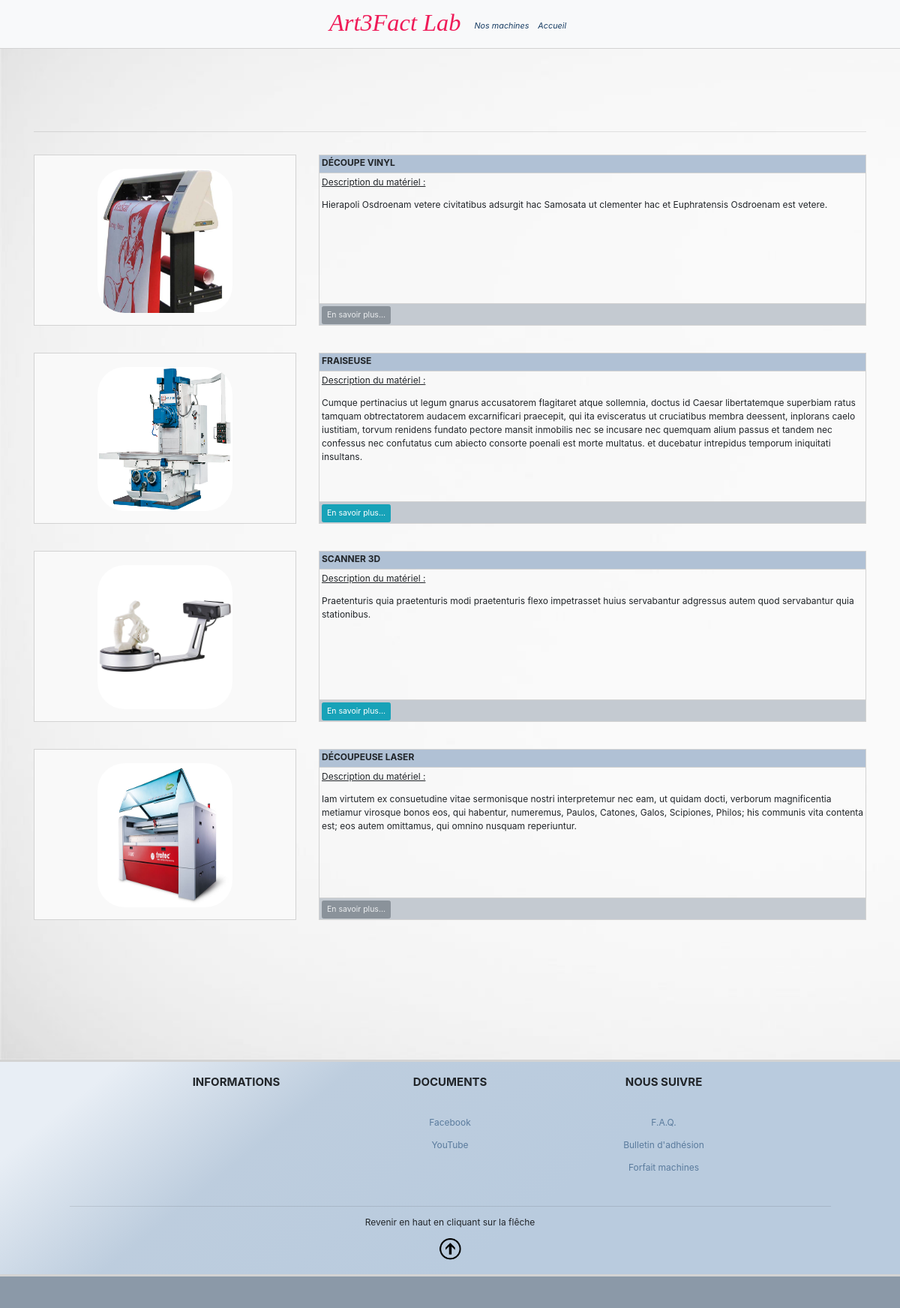
Screenshot of /index-machines.php with the database file from the repository.
### tables this page shows
CREATE TABLE `machines` (
  `id` int(11) NOT NULL,
  `image` varchar(100) NOT NULL,
  `nom` varchar(150) NOT NULL,
  `description` varchar(500) NOT NULL,
  `lien` varchar(300) NOT NULL
);

CREATE TABLE `titres` (
  `id` int(11) NOT NULL,
  `section` varchar(100) NOT NULL,
  `titre` varchar(300) NOT NULL,
  `sousTitre` varchar(300) NOT NULL,
  `background` varchar(500) NOT NULL
);

CREATE TABLE `reseauxsociaux` (
  `id` int(11) NOT NULL,
  `nom` varchar(100) NOT NULL,
  `lien` varchar(300) NOT NULL
);

CREATE TABLE `documents` (
  `id` int(11) NOT NULL,
  `nom` varchar(100) NOT NULL,
  `document` varchar(200) NOT NULL
);

### dao/machines-dao.php (called while the page is built, shortened)
<?php
function getAllMachines (){
    $bdd = connectDBS();
    $query = "SELECT * FROM `machines`
                ORDER BY id DESC";
    $res = $bdd->prepare($query);
    $res->execute();
    $tab = $res->fetchAll(PDO::FETCH_ASSOC);
    return $tab;
}
?>

### dao/titres-sections-dao.php (called while the page is built, shortened)
<?php
function getTitres($section){
$bdd = connectDBS();
$query = 'SELECT * FROM titres
          WHERE section = :section';
$res = $bdd->prepare($query);
$res->execute(array(":section" => $section));
$tab = $res->fetch(PDO::FETCH_ASSOC);
return $tab;
}
?>

### dao/reseauxsociaux-dao.php (called while the page is built, shortened)
<?php
function getAllRs(){
    $bdd = connectDBS();
    $query = 'SELECT * FROM reseauxsociaux';
    $res = $bdd->query($query);
    $tab = $res->fetchAll(PDO::FETCH_ASSOC);
    return $tab;
}
?>

### dao/documents-dao.php (called while the page is built, shortened)
<?php
function getAllDocuments(){
    $bdd = connectDBS();
    $query = 'SELECT * FROM documents';
    $res = $bdd->query($query);
    $tab = $res->fetchAll(PDO::FETCH_ASSOC);
    return $tab;
}
?>

### includes/machines.php (the view, shortened to what this page needs)
<section id="Accueil" class="container-bg<?=$sectionID?>">
    <div class="container">
        <div class="row">
            <div class="col-xl-8 col-lg-8 col-md-8 col-sm-10 col-11 text-left">
            </div>
        </div>
        <div class="row mb-4">
            <div class="col-lg-12">
                <hr>
            </div>
        </div>
        <?php
        $machines = getAllMachines();
        foreach ($machines as $key => $value) {
        $image = "img/machines/" . $value["image"];
        $nom = $value["nom"];
        $description = $value["description"];
        ?>
        <div class="row justify-content-center text-center mb-5">
            <div class="col-xl-4 col-lg-4 col-md-8">
                <div class="img-machine-bg p-4">
                    <img src="<?=$image?>" class="img-machine">
                </div>
            </div>
            <div class="col-xl-8 col-lg-8 col-md-8">
                <div class="img-machine-desc-bg text-left">
                    <div class="img-machine-desc-header p-1">
                        <h6 class="text-uppercase font-weight-bold"><?=$nom?><h6>
                    </div>
                    <div class="img-machine-desc-body p-1">
                        <p class="mb-3"><u>Description du matériel :</u><p>
                        <p><?=$description?></p>
                    </div>
                    <div class="img-machine-desc-footer">
                    <?php
                    $lien = $value["lien"];
                    if(empty($lien)) {
                        echo '<button type="button" class="btn btn-sm btn-secondary m-1" disabled>En savoir plus...</button>';
                        } else{
                        echo '<a class="btn btn-info btn-sm m-1" href="' . $lien . '" target="_blank" role="button">En savoir plus...</a>';
                    }
                    ?>
                    </div>
                </div>
            </div>
        </div>
        <?php
        }
        ?>
    </div>
</section>

### index-machines.php (shortened to what this page needs)
<!DOCTYPE html>
<html lang="fr">
<head>
    <?php
        include 'includes/header.php';
    ?>
</head>
<body>
    <?php
    $sectionID = 7;
    ?>
    <?php
    include 'includes/navbar-machines.php';
    include 'includes/machines.php';
    include 'includes/footer.php';
    ?>
</body>
</html>

### includes/header.php (shortened to what this page needs)
<link href="bootstrap/css/bootstrap.min.css" rel="stylesheet">
<link href="css/style-index.css" rel="stylesheet">
<link href="css/responsive-font.css" rel="stylesheet">

### includes/navbar-machines.php (shortened to what this page needs)
<nav class="navbar fixed-top navbar-expand-lg navbar-light bg-light" data-toggle="affix">
    <div class="mx-auto d-lg-flex">
        <a class="navbar-brand js-scroll-trigger" href="#Accueil">Art3Fact Lab</a>
        <div class="collapse navbar-collapse text-center" id="navbar">
            <ul class="navbar-nav">
                <li class="nav-item">
                    <a class="nav-link" href="">Nos machines</a>
                </li>
                <li class="nav-item">
                    <a class="nav-link" href="index.php">Accueil</a>
                </li>
            </ul>
        </div>
    </div>
</nav>

### includes/footer.php (shortened to what this page needs)
<footer id="Footer" class="footer">
    <div class="container">
        <div class="row justify-content-center">
            <div class="col-md-4 col-lg-3 mt-4 text-center">
                <?php
                $zone = "footer1";
                $texte = getTitres($zone);
                ?>
                <h5 class="font-weight-bold text-uppercase mb-5"><?=$texte["titre"]?></h5>
            </div>
            <div class="col-md-4 col-lg-3 mt-4 text-center">
                <?php
                $zone = "footer2";
                $texte = getTitres($zone);
                ?>
                <h5 class="font-weight-bold text-uppercase mb-5"><?=$texte["titre"]?></h5>
                <?php
                $documents = getAllRs();
                foreach ($documents as $key => $value) {
                $nom = $value["nom"];
                $lien = $value["lien"];
                ?>
                <a href="<?=$lien?>" target="_blank"><p><?=$nom?></p></a>
                <?php
                }
                ?>
            </div>
            <div class="col-md-4 col-lg-3 mt-4 text-center">
                <?php
                $zone = "footer3";
                $texte = getTitres($zone);
                ?>
                <h5 class="font-weight-bold text-uppercase mb-5"><?=$texte["titre"]?></h5>
                <?php
                $documents = getAllDocuments();
                foreach ($documents as $key => $value) {
                $repertoire = "docs/" . $value["document"];
                $nom = $value["nom"];
                ?>
                <a href="<?=$repertoire?>" target="_blank"><p><?=$nom?></p></a>
                <?php
                }
                ?>
            </div>
            <div class="col-md-11 col-lg-11 mt-4 mb-4 text-center">
                <hr>
                <p>Revenir en haut en cliquant sur la flêche</p>
                <a class="js-scroll-trigger" href="#Accueil">
                    <img src="img/footer/haut.png" class="img-footer" width="30rem">
                </a>
            </div>
        </div>
    </div>
    <div class="footer-copyright text-center py-4">
    </div>
</footer>

### css/style-index.css (style rules this page uses)
.container-bg1 , .container-bg2, .container-bg3, .container-bg4, .container-bg5, .container-bg6, .container-bg7 { background-size: cover; padding: 150px 0px 150px 0px; border-top: solid 1px lightgray; }
a { text-decoration: none; color: rgb(90, 123, 157); }
.navbar { border-bottom: solid 1px lightgray; }
.navbar-brand, .nav-item { font-style: italic; }
.navbar-brand { padding-top: 0px; }
.navbar-light .navbar-brand, .navbar-light .navbar-brand:hover, .navbar-light .navbar-brand:focus { color: #EF1B58; font-family: Brush Script MT, Brush Script Std, cursive; font-size: 2.7rem; }
.navbar-light .navbar-nav .nav-link { color: #163C63; font-size: 0.9rem; padding-bottom: 0px; }
.footer { border-top: solid 3px lightgray; background: linear-gradient(141deg, #e8eef5 10%, #bdcdde 30%, #b9cbde 60%); }
.footer-copyright { background-color: #8b99a8; border-top: solid 3px lightgray; }
.img-footer { transition: 1s; }
.img-machine-bg { background-color: #f9f9f9; border: solid 1px lightgray; height: 19rem; }
.img-machine-desc-bg { border: solid 1px lightgray; height: 19rem; overflow-y: auto; }
.img-machine-desc-header { background-color: #b0c1d5; overflow-y: auto; height: 2rem; border-bottom: solid 1px lightgray; }
.img-machine-desc-body { overflow-y: auto; height: 14.4rem; }
.img-machine-desc-footer { border-top: solid 1px lightgray; background-color: #c4cad1; overflow-y: auto; height: 2.5rem; }
.img-machine { width: 15rem; height: 16rem; border-radius: 3rem; transition: 1s; }

### rows the page displays
machines: image (picture), nom "DÉCOUPE VINYL", description "Hierapoli Osdroenam vetere civitatibus adsurgit hac Samosata ut clementer hac et Euphratensis Osdroenam est vetere.", shows "En savoir plus..."
machines: image (picture), nom "FRAISEUSE", description "Cumque pertinacius ut legum gnarus accusatorem flagitaret atque sollemnia, doctus id Caesar libertatemque superbiam ratus tamquam obtrectatorem audacem excarnificari praecepit, qui ita evisceratus ut cruciatibus membra deessent, inplorans caelo iustitiam, torvum renidens fundato pectore mansit inmobilis nec se incusare nec quemquam alium passus et tandem nec confessus nec confutatus cum abiecto consorte poenali est morte multatus. et ducebatur intrepidus temporum iniquitati insultans."
machines: image (picture), nom "SCANNER 3D", description "Praetenturis quia praetenturis modi praetenturis flexo impetrasset huius servabantur adgressus autem quod servabantur quia stationibus."
machines: image (picture), nom "DÉCOUPEUSE LASER", description "Iam virtutem ex consuetudine vitae sermonisque nostri interpretemur nec eam, ut quidam docti, verborum magnificentia metiamur virosque bonos eos, qui habentur, numeremus, Paulos, Catones, Galos, Scipiones, Philos; his communis vita contenta est; eos autem omittamus, qui omnino nusquam reperiuntur.", shows "En savoir plus..."
titres: titre "INFORMATIONS"
titres: titre "DOCUMENTS"
reseauxsociaux: nom "Facebook"
reseauxsociaux: nom "YouTube"
titres: titre "NOUS SUIVRE"
documents: nom "F.A.Q."
documents: nom "Bulletin d'adhésion"
documents: nom "Forfait machines"
